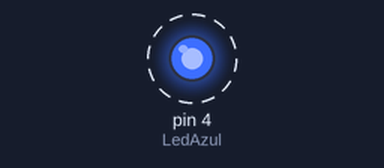
Bench run of a sketch on a simulated Arduino Uno, built with avr-gcc and run on an emulated ATmega328P. On the bench: output pins drawn as LEDs (lit = HIGH). Dashed ring = blinking.

Above: at 0.2 s.
Timing chart, 0 to 3.0 s (numbered marks = the images above):
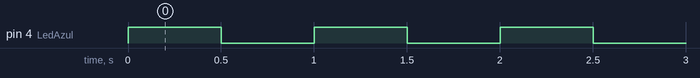

The sketch:

circuito_2.ino
```cpp
/*
Jose Perez
Fundacion kinal
Centro Educativo Tecnico Laboral Kinal
Quinto Perito
Quinto Electronica
Codigo Tecnico: EB5AV
Curso: TALLER ELECTRONICA DIGITAL Y REPARACION DE COMPUTADORAS I
Proyecto: Como leer un pin digital
Dev: Profe. Alejandro Lopez Navas
Fecha: 04 de abril
*/

//Directivas de preprocesador
#define LedAzul     4    //pin4 conectado a un led
#define tiempo_espera  500  //tiempo entre estados del led

void setup()
{

  pinMode(LedAzul, OUTPUT); //Pin4 como salida.
  digitalWrite(LedAzul, LOW); //LED conectado al pin13 inicia apagado
}

void loop()
{

  digitalWrite(LedAzul, HIGH); //Enciendo el led conectado al pin4 delay(tiempo_espera); //espera de 500 milisegundos. digitalWrite(LedAzul, LOW); //Apago el led conectado al pin4
  delay(tiempo_espera); //espera de 500 milisegundos
  digitalWrite(LedAzul, LOW); //apago el led conectado al pin4
  delay(tiempo_espera); // espera de 500 milisegundos
}
```

Measured:
- by itself, pin 4 (LedAzul): alternates HIGH for 0.50 s and LOW for 0.50 s
